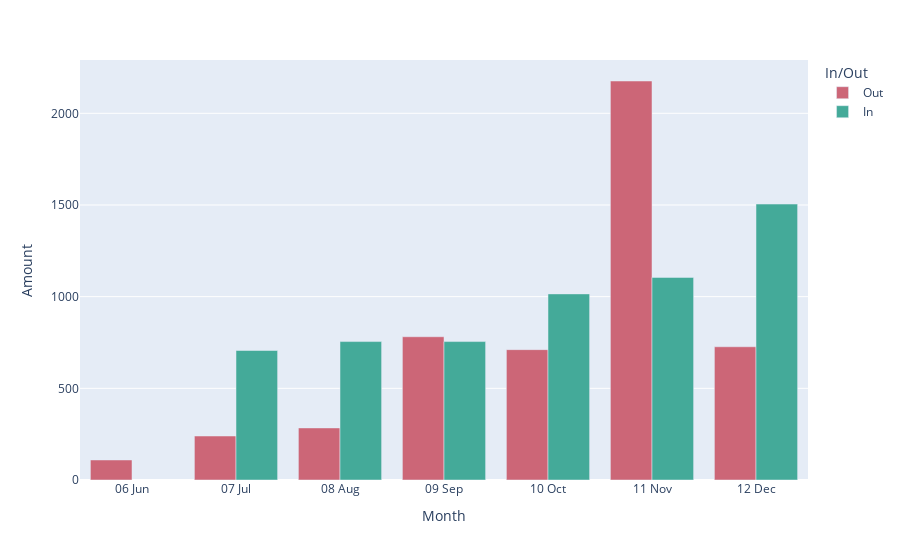

Notebook source saved alongside this figure:
### Code cell
df = transaction_history
df["In/Out"] = df["Category"].apply(lambda x: "In" if x == "Salary" else "Out")
df["Amount"] = df["Debit Amount"]
df["Amount"] = df["Amount"].fillna(-df["Credit Amount"])
df.loc[df["Category"]=="Salary", "Amount"] *= -1

df = df[["Month", "In/Out", "Amount"]].groupby(["Month", "In/Out"]).sum()

fig = px.bar(df.reset_index(), x="Month", y="Amount", color="In/Out", barmode="group", color_discrete_map={"In": "rgb(68, 170, 153)", "Out": "rgb(204, 102, 119)"})
fig.show()

### Figure 1 — Plotly figure (JSON) as saved in the notebook; plotly's stock layout.template omitted (floating-point values rounded to 4 significant figures)
{"data": [{"alignmentgroup": "True", "hovertemplate": "In/Out=Out<br>Month=%{x}<br>Amount=%{y}<extra></extra>", "legendgroup": "Out", "marker": {"color": "rgb(204, 102, 119)", "pattern": {"shape": ""}}, "name": "Out", "offsetgroup": "Out", "orientation": "v", "showlegend": true, "textposition": "auto", "type": "bar", "x": ["06 Jun", "07 Jul", "08 Aug", "09 Sep", "10 Oct", "11 Nov", "12 Dec"], "xaxis": "x", "y": [109.2, 240.0, 284.0, 781.4, 711.0, 2176.0, 726.7], "yaxis": "y"}, {"alignmentgroup": "True", "hovertemplate": "In/Out=In<br>Month=%{x}<br>Amount=%{y}<extra></extra>", "legendgroup": "In", "marker": {"color": "rgb(68, 170, 153)", "pattern": {"shape": ""}}, "name": "In", "offsetgroup": "In", "orientation": "v", "showlegend": true, "textposition": "auto", "type": "bar", "x": ["07 Jul", "08 Aug", "09 Sep", "10 Oct", "11 Nov", "12 Dec"], "xaxis": "x", "y": [706.3, 755, 755, 1015, 1105, 1505], "yaxis": "y"}], "layout": {"barmode": "group", "legend": {"title": {"text": "In/Out"}, "tracegroupgap": 0}, "margin": {"t": 60}, "xaxis": {"anchor": "y", "domain": [0, 1], "title": {"text": "Month"}}, "yaxis": {"anchor": "x", "domain": [0, 1], "title": {"text": "Amount"}}}}
